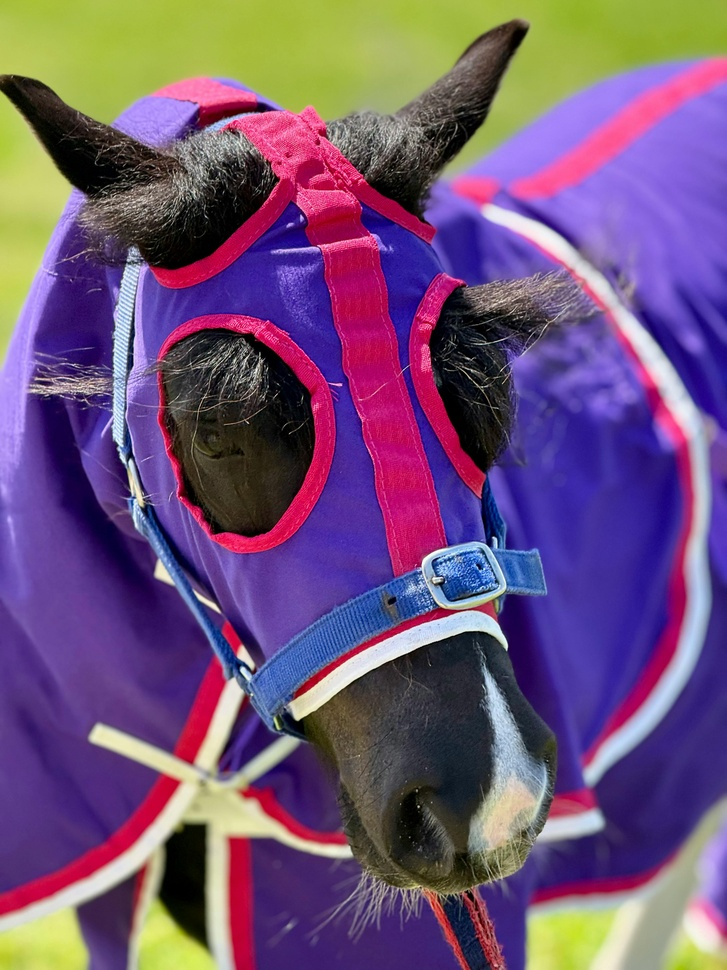
#> input picture Steg & Distortion Analysis/image1.jpg, 727 x 970 px, shrunk from 3024 x 4032 before the run
$ python visualDistortion.py
#> lines starting #> are read from the running program, lines starting #| are printed output that depends on the picture
import numpy as np
from PIL import Image
from skimage.metrics import peak_signal_noise_ratio,structural_similarity
import matplotlib.pyplot as plt

def to_uint8(arr):
	return np.clip(arr, 0, 255).astype(np.uint8)

def embed_lsb_channel(channel: np.ndarray, payload_bits: np.ndarray) -> np.ndarray:
	assert payload_bits.shape == channel.shape
	return (channel & 0xFE) | payload_bits

def random_payload(shape):
	return np.random.randint(0,2, size=shape, dtype=np.uint8)

def embed_grayscale_lsb(img_gray: np.ndarray) -> np.ndarray:
	payload = random_payload(img_gray.shape)
	return embed_lsb_channel(img_gray, payload)

def embed_color_lsb(img_rgb: np.ndarray, mode="distributed")->np.ndarray:
	#the distributed method embed across the 3 channels RGB
	out = img_rgb.copy()
	if mode in ( "R", "G", "B"):
		idx = {"R":0,"G":1,"B":2}[mode]
		payload = random_payload(out[..., idx].shape)
		out[..., idx] = embed_lsb_channel(out[..., idx], payload)
	elif mode == "distributed":
		for c in range (3):
			payload = random_payload(out[...,c].shape)
			out[...,c] = embed_lsb_channel(out[..., c], payload)
	else:
		raise ValueError("mode must be one of 'R','G','B','distributed")
	return out

def compute_metrics(ref: np.ndarray, stego: np.ndarray, is_color=False):
	psnr = peak_signal_noise_ratio(ref,stego, data_range=255)
	if is_color:
		ssim = structural_similarity(ref, stego, data_range=255, channel_axis=2)
	else:
		ssim = structural_similarity(ref, stego, data_range=255)
	return psnr, ssim

def visualize(ref, stego, title_prefix=""):
	diff = np.abs(ref.astype(np.int16) - stego.astype(np.int16)).astype(np.uint8)
	plt.figure(figsize=(12,4))
	plt.subplot(1,3,1); plt.imshow(ref if ref.ndim==3 else ref, cmap=None if ref.ndim==3 else "gray");plt.title(f"{title_prefix}Original");plt.axis("off")
	plt.subplot(1,3,2); plt.imshow(stego if stego.ndim==3 else stego, cmap=None if stego.ndim==3 else "gray"); plt.title(f"{title_prefix}Stego"); plt.axis("off")

	if diff.ndim == 3:
		plt.subplot(1,3,3); plt.imshow(diff*64); plt.title(f"{title_prefix}Diff x64"); plt.axis("off")
	else:
		plt.subplot(1,3,3); plt.imshow(diff * 64 , cmap="gray"); plt.title(f"{title_prefix} Diff x64"); plt.axis("off")
	plt.tight_layout()
	plt.show()

if __name__ == "__main__":
	color_path=input("Enter color image path:")
#> the answer given: image1.jpg
	gray_path= input("Enter grayscale image path:")
#> the answer given: image2.jpg

	color_img = np.array(Image.open(color_path).convert("RGB"), dtype=np.uint8)
#> color_img is the input picture: shape (970, 727, 3); mean R, G, B 112.7, 83.7, 119.8
	gray_img = np.array(Image.open(gray_path).convert("L"), dtype=np.uint8)
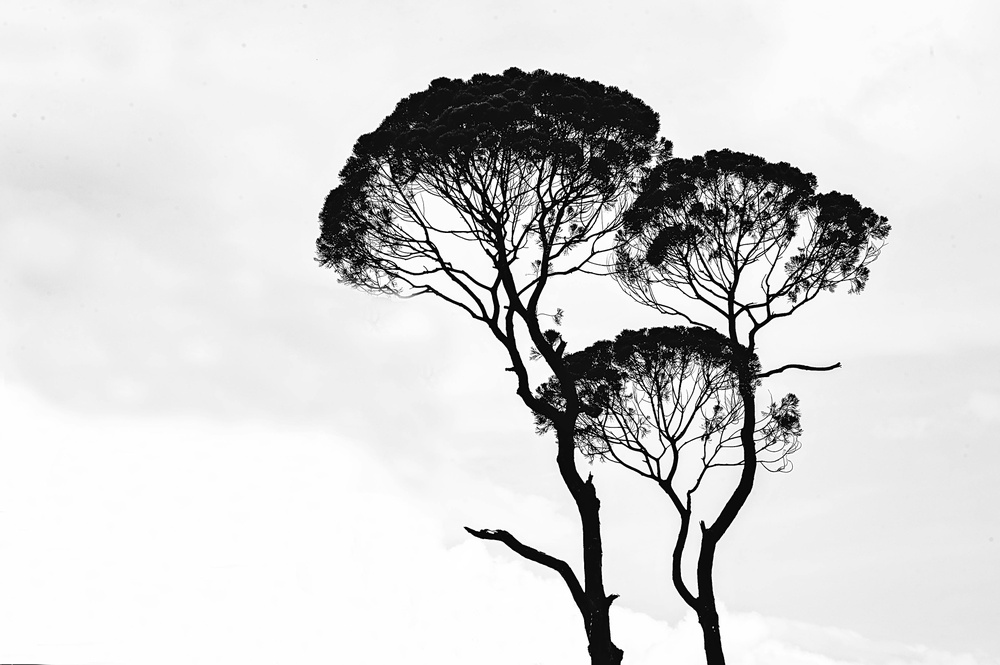
#> input picture Steg & Distortion Analysis/image2.jpg, 1000 x 665 px, shrunk from 4256 x 2832 before the run

	gray_stego = embed_grayscale_lsb(gray_img)
	gray_psnr, gray_ssim = compute_metrics(gray_img, gray_stego, is_color=False)
#> in compute_metrics, `psnr = peak_signal_noise_ratio(ref,stego, data_range=255)`: psnr = 51.14
#> in compute_metrics, `ssim = structural_similarity(ref, stego, data_range=255)`: ssim = 0.995
#> gray_psnr = 51.14; gray_ssim = 0.995
	print(f"Grayscale LSB -> PSNR: {gray_psnr:.2f} dB, SSIM:{gray_ssim:.4f}")
#| Grayscale LSB -> PSNR: 51.14 dB, SSIM:0.9946
	visualize(gray_img, gray_stego, title_prefix="Gray")
#> in visualize, `diff = np.abs(ref.astype(np.int16) - stego.astype(np.int16)).astype(np..`:
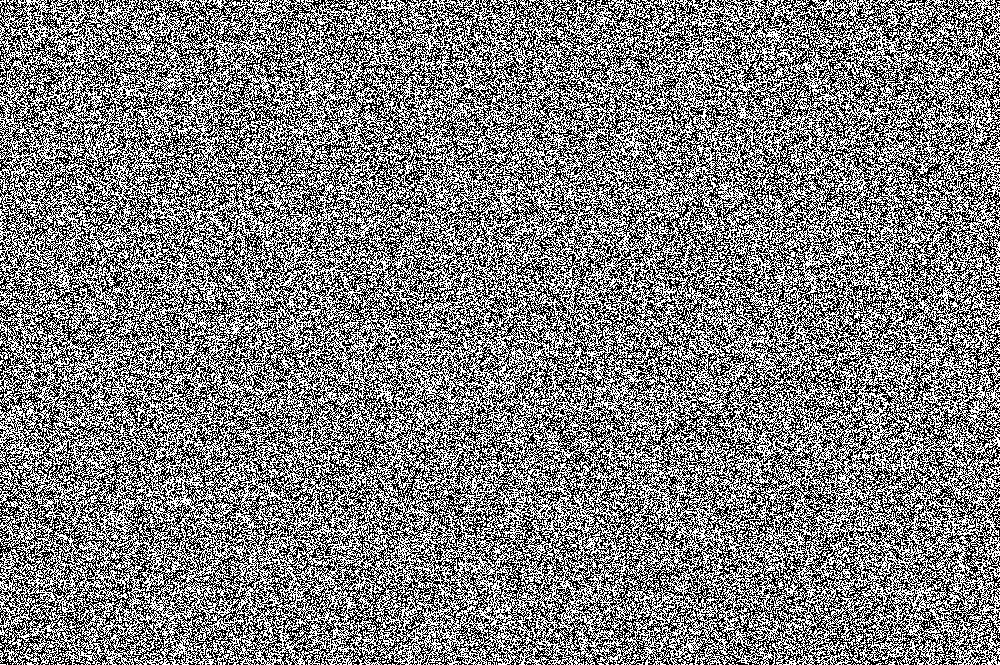
#> diff: shape (665, 1000); values 0 (black) and 1 (white), 50% white; black in thin lines or dots

	color_stego_R = embed_color_lsb(color_img, mode="R")
#> in embed_lsb_channel (call 2), `return (channel & 0xFE) | payload_bits`:
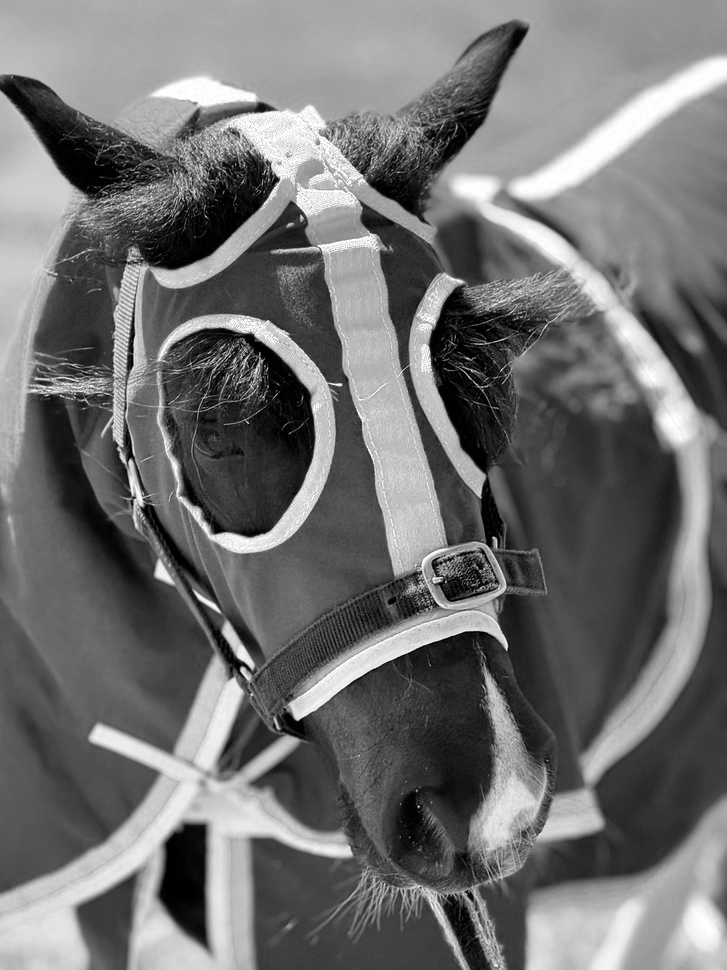
#> returned value: shape (970, 727); min 0, max 255, mean 112.7
	psnr_R, ssim_R = compute_metrics(color_img, color_stego_R, is_color=True)
#> psnr_R = 55.92; ssim_R = 0.999
	print(f"Color LSB (R channel) -> PSNR: {psnr_R:.2f} dB, SSIM: {ssim_R:.4f}")
#| Color LSB (R channel) -> PSNR: 55.92 dB, SSIM: 0.9986
	visualize(color_img, color_stego_R, title_prefix="Color R")
#> call 2 of visualize, with title_prefix = 'Color R'
#> in visualize (call 2), `diff = np.abs(ref.astype(np.int16) - stego.astype(np.int16)).astype(np..`:
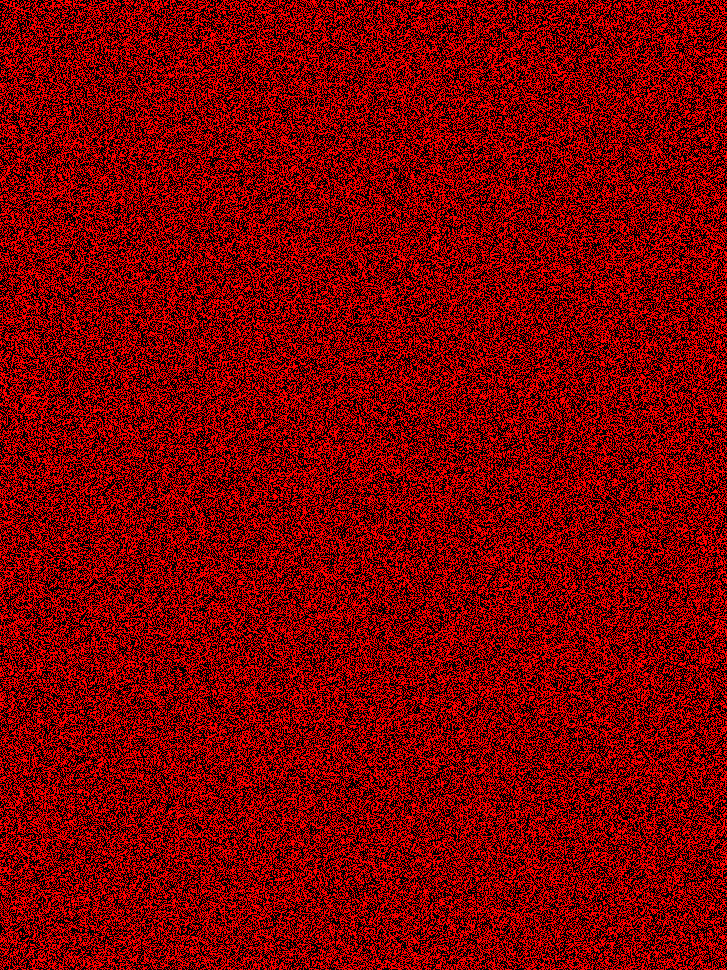
#> diff: shape (970, 727, 3); mean R, G, B 0.499, 0, 0; drawn with 1 as white
#> in visualize (call 2), `plt.show()`:
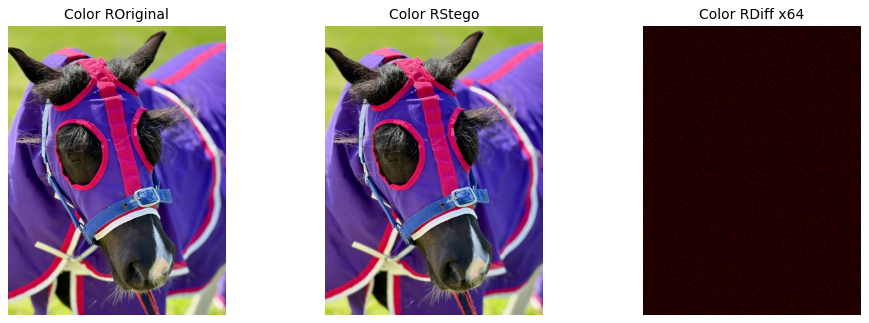
#> figure drawn by matplotlib, 3 panels

	color_stego_dist = embed_color_lsb(color_img, mode="distributed")
	psnr_dist, ssim_dist = compute_metrics(color_img, color_stego_dist, is_color=True)
#> psnr_dist = 51.15; ssim_dist = 0.996
	print(f"Color LSB (distributed) -> PSNR: {psnr_dist:.2f} dB, SSIM: {ssim_dist:.4f}")
#| Color LSB (distributed) -> PSNR: 51.15 dB, SSIM: 0.9958
	visualize(color_img, color_stego_dist, title_prefix="Color distributed")
#> call 3 of visualize, with title_prefix = 'Color distributed'
#> in visualize (call 3), `diff = np.abs(ref.astype(np.int16) - stego.astype(np.int16)).astype(np..`:
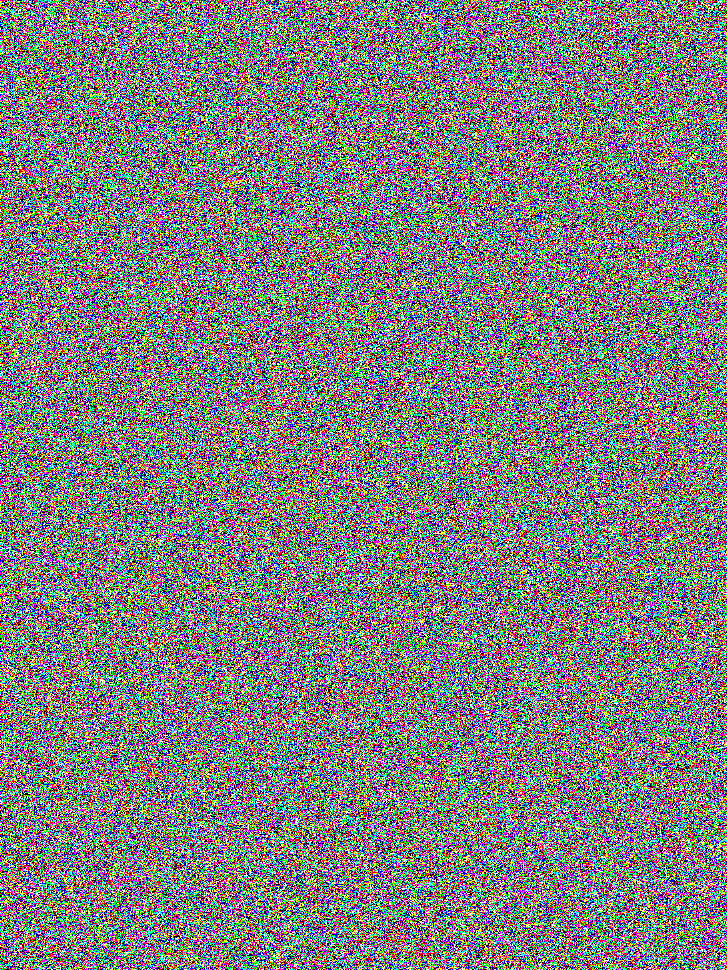
#> diff: shape (970, 727, 3); mean R, G, B 0.5, 0.499, 0.499; drawn with 1 as white
#> in visualize (call 3), `plt.show()`:
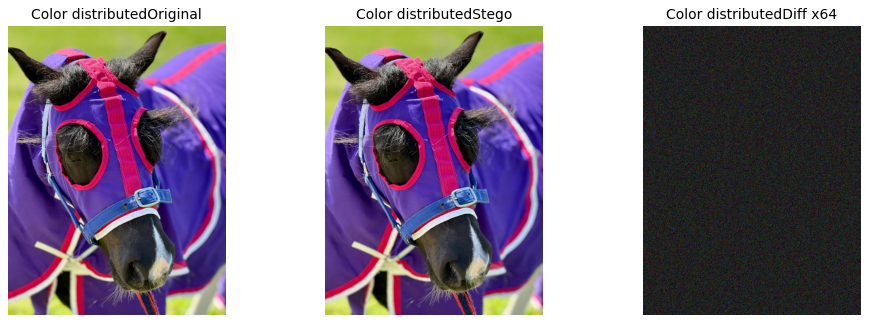
#> figure drawn by matplotlib, 3 panels
